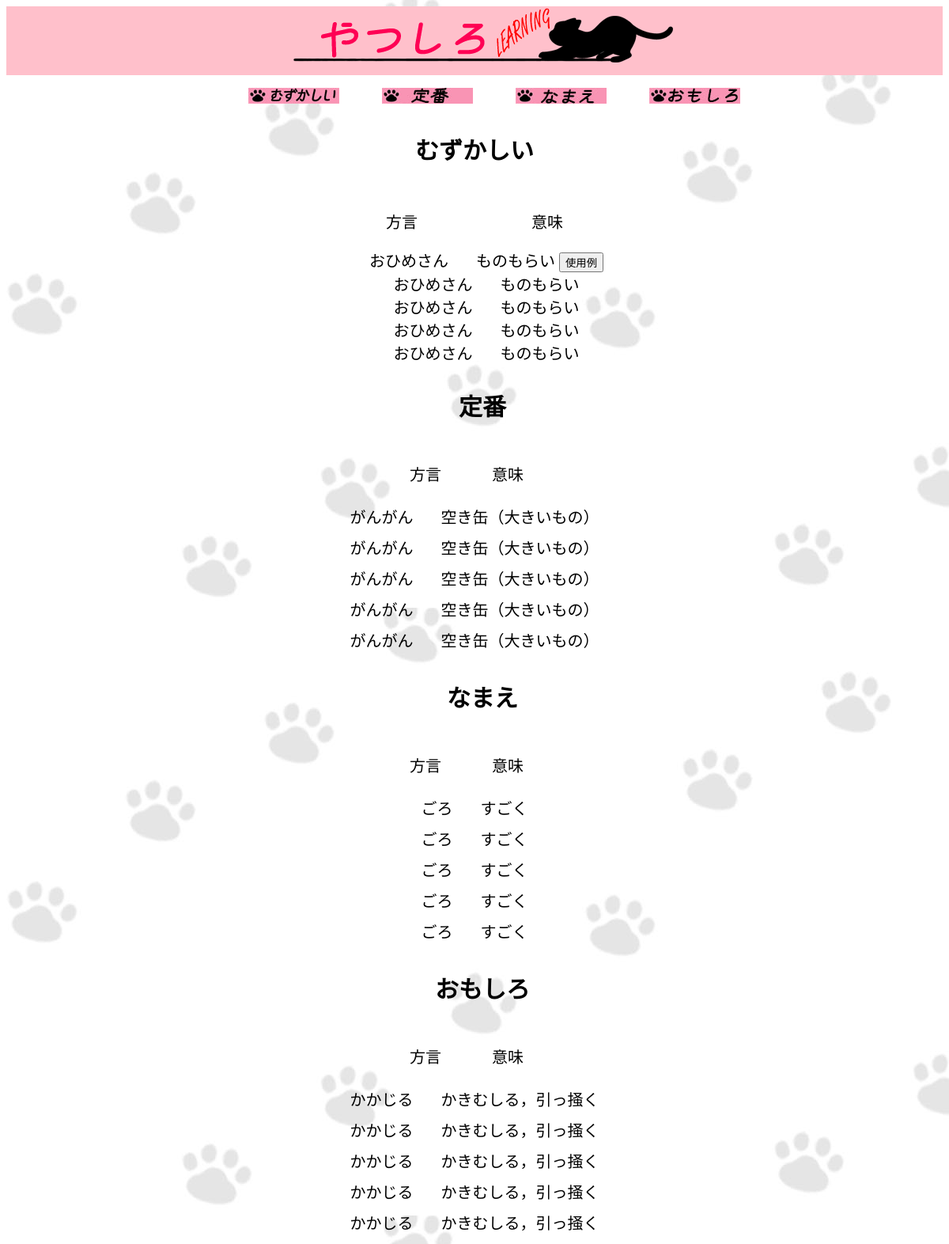
The page /index on the database as committed earlier.
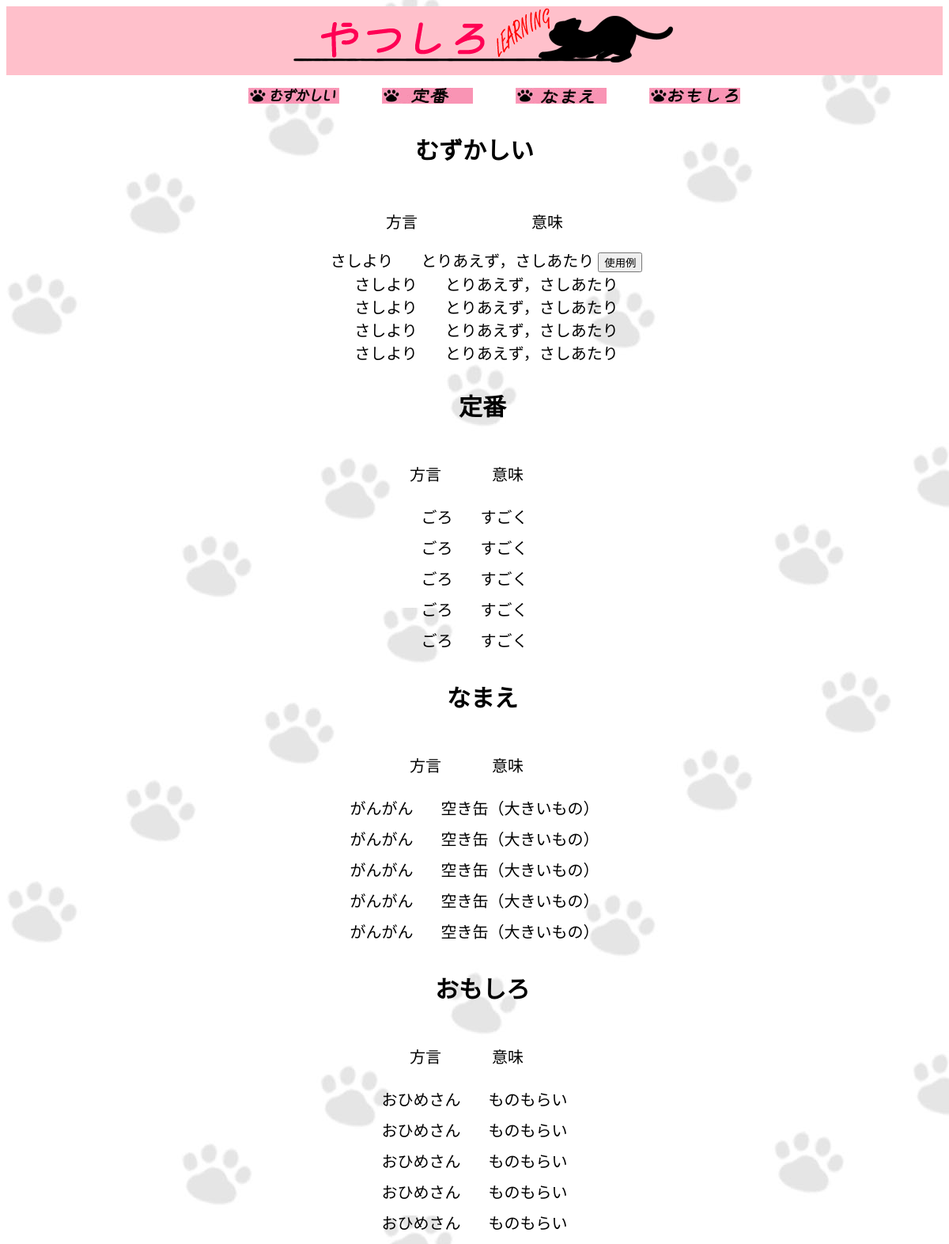
The same page on the database as committed later.
### tables this page shows
CREATE TABLE "hougen" (
	"id"	INTEGER,
	"category_id"	INTEGER,
	"word"	TEXT,
	"mean"	TEXT,
	PRIMARY KEY("id" AUTOINCREMENT)
);

### app.py (the view)
@app.route("/index")
def index():
    conn = sqlite3.connect("hougen.db")
    c = conn.cursor()
    c.execute('SELECT word,mean from hougen join category on hougen.category_id=category.id where hougen.category_id=1')
    hougen_list_1 = c.fetchone()
    c.execute('SELECT word,mean from hougen join category on hougen.category_id=category.id where hougen.category_id=2')
    hougen_list_2 = c.fetchone()
    c.execute('SELECT word,mean from hougen join category on hougen.category_id=category.id where hougen.category_id=3')
    hougen_list_3 = c.fetchone()
    c.execute('SELECT word,mean from hougen join category on hougen.category_id=category.id where hougen.category_id=4')
    hougen_list_4 = c.fetchone()
    c.close()
    return render_template("index.html",hougen_list_1=hougen_list_1[0],mean_1=hougen_list_1[1],hougen_list_2=hougen_list_2[0],mean_2=hougen_list_2[1],hougen_list_3=hougen_list_3[0],mean_3=hougen_list_3[1],hougen_list_4=hougen_list_4[0],mean_4=hougen_list_4[1])

### templates/index.html (shortened to what this page needs)
<!DOCTYPE html>
<html lang="ja">
<head>
    <link rel="stylesheet" href="../static/css/style_sp.css">
    <link href="https://use.fontawesome.com/releases/v5.0.8/css/all.css" rel="stylesheet">
</head>
<body>
    <header>
        <div id="logo">
            <img src="../static/img/猫　透過2.png" alt="ヘッダーの横にロゴ">
        </div>
    </header>
     <ul>
        <a href="#sec1" id="menu-sec1"><img src="../static/img/むずかしい.jpg" alt="むずかしい"></a>
         <a href="#sec2" id="menu-sec2"><img src="../static/img/定番.jpg" alt="定番"></a>
         <a href="#sec3" id="menu-sec3"><img src="../static/img/なまえ.jpg" alt="なまえ"></a>
         <a href="#sec4" id="menu-sec4"><img src="../static/img/おもしろ.jpg" alt="おもしろ"></a>
     </ul>
    <article>
        <section id="sec1">
            <div class="flex">
                <h1>むずかしい</h1>
                <p>方言</p>
                <p>意味</p>
            </div>
            <div class="dialect">
                <div class="dialect_item">
                    <p1>{{hougen_list_1}}</p1>
                    <a>{{mean_1}}</a>
                    <button id="js-show-popup">使用例</button>
                </div>
                <div class="dialect_item">
                    <p1>{{hougen_list_1}}</p1>
                <a>{{mean_1}}</a>
                </div>
                <div class="dialect_item">
                    <p1>{{hougen_list_1}}</p1>
                <a>{{mean_1}}</a>
                </div>
                <div class="dialect_item">
                    <p1>{{hougen_list_1}}</p1>
                <a>{{mean_1}}</a>
                </div>
                <div class="dialect_item">
                    <p1>{{hougen_list_1}}</p1>
                <a>{{mean_1}}</a>
                </div>
            </div>
        </section>
        <section id="sec2">
            <div class="flex">
                <h1>定番</h1>
                <p>方言</p>
                <p>意味</p>
            </div>
            <div class="dialect">
                <div class="dialect_item">
                    <p1>{{hougen_list_2}}</p1>
                   <a id="openModal">{{mean_2}}</a>
                </div>
                <div class="dialect_item">
                   <p1>{{hougen_list_2}}</p1>
                  <a id="openModal">{{mean_2}}</a>
               </div>
               <div class="dialect_item">
                   <p1>{{hougen_list_2}}</p1>
                  <a id="openModal">{{mean_2}}</a>
               </div>
               <div class="dialect_item">
                   <p1>{{hougen_list_2}}</p1>
                  <a id="openModal">{{mean_2}}</a>
               </div>
               <div class="dialect_item">
                   <p1>{{hougen_list_2}}</p1>
                  <a id="openModal">{{mean_2}}</a>
               </div>
            </div>
           </section>
           <section id="sec3">
                <div class="flex">
                    <h1>なまえ</h1>
                    <p>方言</p>
                    <p>意味</p>
                </div>
                <div class="dialect">
                    <div class="dialect_item">
                        <p1>{{hougen_list_3}}</p1>
                    <a id="openModal">{{mean_3}}</a>
                    </div>
                    <div class="dialect_item">
                    <p1>{{hougen_list_3}}</p1>
                    <a id="openModal">{{mean_3}}</a>
                     </div>
                    <div class="dialect_item">
                        <p1>{{hougen_list_3}}</p1>
                        <a id="openModal">{{mean_3}}</a>
                    </div>
                    <div class="dialect_item">
                        <p1>{{hougen_list_3}}</p1>
                        <a id="openModal">{{mean_3}}</a>
                    </div>
                    <div class="dialect_item">
                        <p1>{{hougen_list_3}}</p1>
                        <a id="openModal">{{mean_3}}</a>
                    </div>
             </section>
           <section id="sec4">
                <div class="flex">
                    <h1>おもしろ</h1>
                    <p>方言</p>
                    <p>意味</p>
                </div>
                <div class="dialect">
                    <div class="dialect_item">
                        <p1>{{hougen_list_4}}</p1>
                    <a id="openModal">{{mean_4}}</a>
                    </div>
                    <div class="dialect_item">
                    <p1>{{hougen_list_4}}</p1>
                    <a id="openModal">{{mean_4}}</a>
                    </div>
                    <div class="dialect_item">
                        <p1>{{hougen_list_4}}</p1>
                        <a id="openModal">{{mean_4}}</a>
                    </div>
                    <div class="dialect_item">
                        <p1>{{hougen_list_4}}</p1>
                        <a id="openModal">{{mean_4}}</a>
                    </div>
                    <div class="dialect_item">
                        <p1>{{hougen_list_4}}</p1>
                        <a id="openModal">{{mean_4}}</a>
                    </div>
                </div>
           </section>
    </article>
</body>
</html>

### static/css/style_sp.css (style rules this page uses)
body { background-color: white; text-align: center; background-image: url(../img/肉球2.jpg); }
body { font-family: 'ほのかフォント' ; }
header { display: center; background-color: pink; }
#logo { text-align: center; }
ul a { text-align: center; padding-right: 20px; }
#sec1 h1 { font-size: 30px; padding-bottom: 5px; }
#sec1 .flex p { font-size: 20px; display: inline-flex; padding-left: 70px; padding-right: 70px; }
#sec1 .dialect_item, p { font-size: 20px; text-align: center; }
#sec1 .dialect_item, a { font-size: 20px; text-align: center; padding-left: 30px; }
#sec2 h1 { padding-left: 20px; font-size: 30px; }
#sec2 .flex p { font-size: 20px; display: inline-flex; padding-left: 20px; padding-right: 40px; }
#sec2 .dialect_item, p a { font-size: 20px; padding: 5px; }
#sec3 .flex h1 { padding-left: 20px; font-size: 30px; }
#sec3 .flex p { font-size: 20px; display: inline-flex; padding-left: 20px; padding-right: 40px; }
#sec3 .dialect_item, p a { font-size: 20px; padding: 5px; }
#sec4 .flex h1 { padding-left: 20px; font-size: 30px; }
#sec4 .flex p { font-size: 20px; display: inline-flex; padding-left: 20px; padding-right: 40px; }
#sec4 .dialect_item, p a { font-size: 20px; padding: 5px; }

Rows that differ between the two databases and show on the page:
no longer on this page (row unchanged): hougen: word "かかじる", mean "かきむしる，引っ掻く"
now on this page (row edited): hougen: word "さしより", mean "とりあえず，さしあたり"
Other text that changed with them:
{{ hougen_list_2 }}: "がんがん" → "ごろ"
{{ mean_2 }}: "空き缶（大きいもの）" → "すごく"
{{ hougen_list_3 }}: "ごろ" → "がんがん"
{{ mean_3 }}: "すごく" → "空き缶（大きいもの）"
{{ hougen_list_4 }}: "かかじる" → "おひめさん"
{{ mean_4 }}: "かきむしる，引っ掻く" → "ものもらい"
{{ hougen_list_1 }}: "おひめさん" → "さしより"
{{ mean_1 }}: "ものもらい" → "とりあえず，さしあたり"
